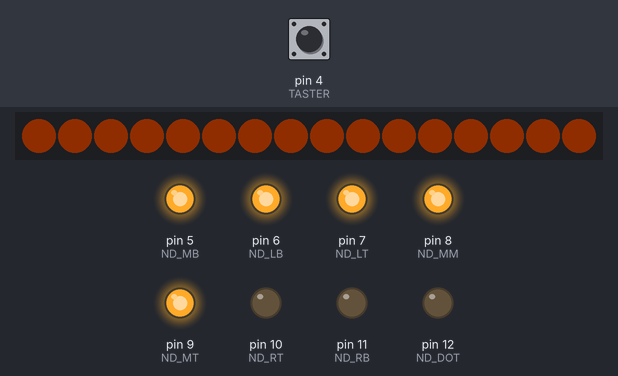
Recording of a sketch running on a simulated Arduino Uno, built with avr-gcc and run on an emulated ATmega328P. Parts: 16 RGB LEDs in strip order, left to right, output pins drawn as LEDs (lit = HIGH). Dashed ring = blinking. Inputs (shaded band) come from the test bench; at power-on: pin 4 (TASTER) LOW. Dim RGB values are drawn brighter than linear.

Above: at 0.89 s.
1.3 s: pin 4 (TASTER) pulled HIGH for 0.15 s
At 2.3 s:
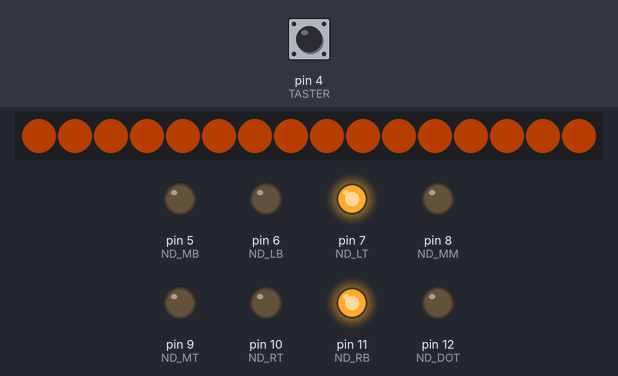
4.4 s: pin 4 (TASTER) pulled HIGH for 3.2 s
At 8.1 s:
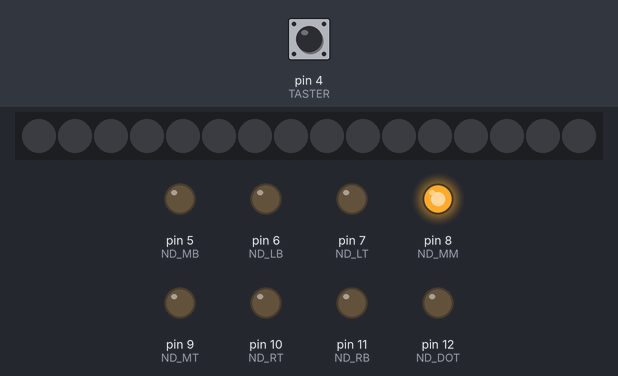
9.1 s: pin 4 (TASTER) pulled HIGH for 0.15 s
At 9.32 s:
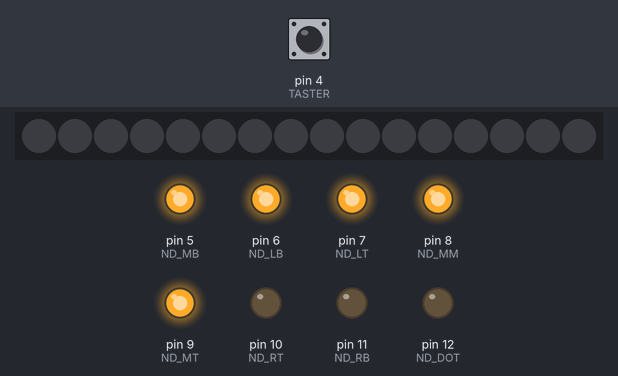
9.8 s: pin 4 (TASTER) pulled HIGH for 3.2 s
At 11.21 s:
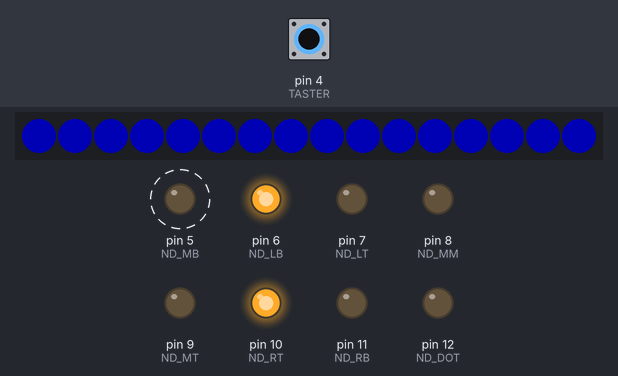
13.6 s: pin 4 (TASTER) pulled HIGH for 1 s
At 15.4 s:
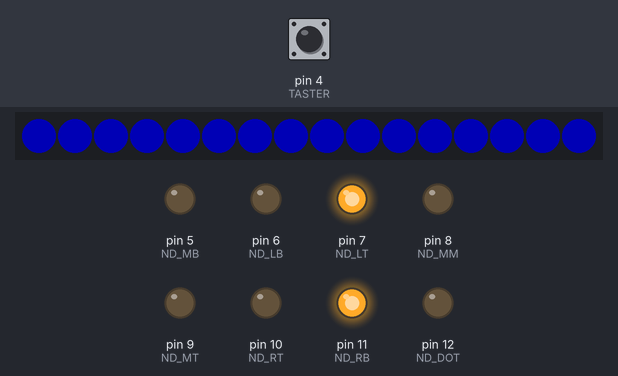
17.6 s: pin 4 (TASTER) driven HIGH
At 21.25 s:
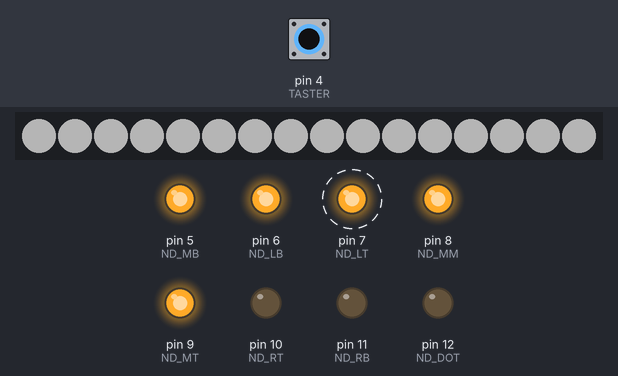
Timing chart, 0 to 21.6 s (numbered marks = the images above; inputs shaded):
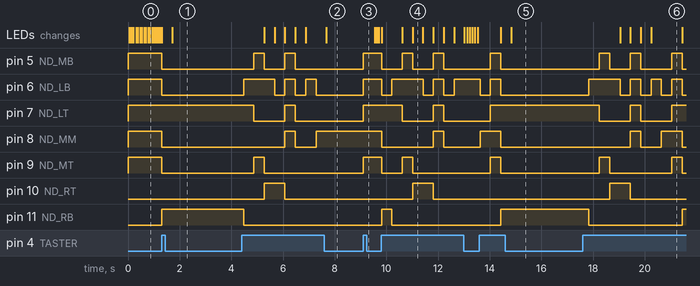

The sketch:

led_dpsg_sign.ino
```cpp
#include <Adafruit_NeoPixel.h>
//#include <cmath>

#ifdef __AVR__
  #include <avr/power.h>
#endif

#define NEOPIN         3
#define NUMPIXELS      16

// ********************
// * Variables
// ********************
boolean const debug = false;
int ND_MT = 9;
int ND_MM = 8;
int ND_MB = 5;
int ND_LT = 7;
int ND_LB = 6;
int ND_RT = 10;
int ND_RB = 11;
int ND_DOT = 12;
int TASTER = 4;
int mode = 1;
int mode2ArrCount = 0;
uint32_t mode2Arr[5];

uint32_t cOrange = 0;
uint32_t cBlue = 0;
uint32_t cGreen = 0;
uint32_t cRed = 0;
uint32_t cYellow = 0;
uint32_t cBlack = 0;
uint32_t cWhite = 0;


Adafruit_NeoPixel pixels = Adafruit_NeoPixel(NUMPIXELS, NEOPIN, NEO_GRB + NEO_KHZ800);

// ********************
// Forward declarations
// ********************
void mode1Run();
uint32_t Wheel(byte WheelPos);
boolean readKey();
void reset();
void nummer_0();
void nummer_1();
void nummer_2();
void nummer_3();
void nummer_4();
void nummer_5();
void nummer_6();
void nummer_7();
void nummer_8();
void nummer_9();
void modeSetColor(uint32_t c);

// ********************
// * Setup
// ********************
void setup() {
  pinMode(ND_MT, OUTPUT);
  pinMode(ND_MM, OUTPUT);
  pinMode(ND_MB, OUTPUT);
  pinMode(ND_LT, OUTPUT);
  pinMode(ND_LB, OUTPUT);
  pinMode(ND_RT, OUTPUT);
  pinMode(ND_RB, OUTPUT);
  pinMode(ND_DOT, OUTPUT);
  pinMode(TASTER,INPUT);
  reset();
  if (debug) { Serial.begin(9600); }
  pixels.begin(); // This initializes the NeoPixel library.
  pixels.show();
  pixels.setBrightness(64);

  cOrange = pixels.Color(255,88,0);
  cBlue   = pixels.Color(0,0,255);
  cGreen  = pixels.Color(0,255,0);
  cRed    = pixels.Color(255,0,0);
  cYellow = pixels.Color(255,255,0);
  cBlack  = pixels.Color(0,0,0);
  cWhite  = pixels.Color(255,255,255);

  mode2Arr[0] = cOrange;
  mode2Arr[1] = cBlue;
  mode2Arr[2] = cGreen;
  mode2Arr[3] = cRed;
  mode2Arr[4] = cYellow;

  mode = 1;
  nummer_1();
}

// ********************
// * Loop
// ********************
void loop() {
  readKey();
  switch(mode)
  {
    case 0:
      modeSetColor(cBlack);
      break;
    case 1:
      mode1Run();
      break;
    case 2:
      mode2ArrCount = mode2ArrCount>=5 ? 0 : mode2ArrCount;
      for(int i=0; i<19; i++)
      {
        modeSetColor(mode2Arr[mode2ArrCount]);
        delay(250);
        if (readKey()) { break; }
      }
      mode2ArrCount++;
      break;
    case 3:
      modeSetColor(cOrange);
      break;
    case 4:
      modeSetColor(cBlue);
      break;
    case 5:
      modeSetColor(cGreen);
      break;
    case 6:
      modeSetColor(cRed);
      break;
    case 7:
      modeSetColor(cYellow);
      break;
    case 8:
      modeSetColor(cWhite);
      break;
    case 9:
      for(uint16_t j=0; j<256; j++) {
        for(uint16_t i=0; i<pixels.numPixels(); i++) {
          pixels.setPixelColor(i, Wheel((i+j) & 255));
        }
        if (readKey()) { break; }
        pixels.show();
        delay(100);
      }
      break;
    default:
      break;
  }
}

void mode1Run()
{
  // Orange
  for(int i=0; i<255; i=i+2)
  {
     modeSetColor(pixels.Color(i, round(((float)i)*88/255.0f),0));
     if (readKey()) { return; }
     delay(25);
  }
  for(int i=0; i<19; i++)
  {
    modeSetColor(cOrange);
    delay(250);
    if (readKey()) { return; }
  }
  for(int i=255; i>0; i=i-2)
  {
     modeSetColor(pixels.Color(i, round(((float)i)*88/255.0f),0));
     if (readKey()) { return; }
     delay(25);
  }

  // Blue
  for(int i=0; i<255; i=i+2)
  {
     modeSetColor(pixels.Color(0,0,i));
     if (readKey()) { return; }
     delay(25);
  }
  for(int i=0; i<19; i++)
  {
    modeSetColor(cBlue);
    delay(250);
    if (readKey()) { return; }
  }
  for(int i=255; i>0; i=i-2)
  {
     modeSetColor(pixels.Color(0,0,i));
     if (readKey()) { return; }
     delay(25);
  }

  // Green
  for(int i=0; i<255; i=i+2)
  {
     modeSetColor(pixels.Color(0,i,0));
     if (readKey()) { return; }
     delay(25);
  }
  for(int i=0; i<19; i++)
  {
    modeSetColor(cGreen);
    delay(250);
    if (readKey()) { return; }
  }
  for(int i=255; i>0; i=i-2)
  {
     modeSetColor(pixels.Color(0,i,0));
     if (readKey()) { return; }
     delay(25);
  }

  // Red
  for(int i=0; i<255; i=i+2)
  {
     modeSetColor(pixels.Color(i,0,0));
     if (readKey()) { return; }
     delay(25);
  }
  for(int i=0; i<19; i++)
  {
    modeSetColor(cRed);
    delay(250);
    if (readKey()) { return; }
  }
  for(int i=255; i>0; i=i-2)
  {
     modeSetColor(pixels.Color(i,0,0));
     if (readKey()) { return; }
     delay(25);
  }

  // Yellow
  for(int i=0; i<255; i=i+2)
  {
     modeSetColor(pixels.Color(i,i,0));
     if (readKey()) { return; }
     delay(25);
  }
  for(int i=0; i<19; i++)
  {
    modeSetColor(cYellow);
    delay(250);
    if (readKey()) { return; }
  }
  for(int i=255; i>0; i=i-2)
  {
     modeSetColor(pixels.Color(i,i,0));
     if (readKey()) { return; }
     delay(25);
  }

  for(int i=0; i<100; i++)
  {
    modeSetColor(cBlack);
    if (readKey()) { return; }
    delay(25);
  }
}

uint32_t Wheel(byte WheelPos) {
  WheelPos = 255 - WheelPos;
  if(WheelPos < 85) {
    return pixels.Color(255 - WheelPos * 3, 0, WheelPos * 3);
  }
  if(WheelPos < 170) {
    WheelPos -= 85;
    return pixels.Color(0, WheelPos * 3, 255 - WheelPos * 3);
  }
  WheelPos -= 170;
  return pixels.Color(WheelPos * 3, 255 - WheelPos * 3, 0);
}

boolean readKey()
{
  int tmpRead = digitalRead(TASTER);
  if (debug) { Serial.println(tmpRead); }
  if (1 == tmpRead)
  {
    mode++;
    mode = mode > 9 ? 0 : mode;
    reset();
    switch(mode)
    {
      case 0:
        nummer_0();
        break;
      case 1:
        nummer_1();
        break;
      case 2:
        nummer_2();
        break;
      case 3:
        nummer_3();
        break;
      case 4:
        nummer_4();
        break;
      case 5:
        nummer_5();
        break;
      case 6:
        nummer_6();
        break;
      case 7:
        nummer_7();
        break;
      case 8:
        nummer_8();
        break;
      case 9:
        nummer_9();
        break;
      default:
        break;
    }
    delay(400);
    return true;
  }
  return false;
}

void reset()
{
  digitalWrite(ND_MT, HIGH);
  digitalWrite(ND_MM, HIGH);
  digitalWrite(ND_MB, HIGH);
  digitalWrite(ND_LT, HIGH);
  digitalWrite(ND_LB, HIGH);
  digitalWrite(ND_RT, HIGH);
  digitalWrite(ND_RB, HIGH);
  digitalWrite(ND_DOT, LOW);
}

void nummer_0()
{
  digitalWrite(ND_RT, LOW);
  digitalWrite(ND_RB, LOW);
  digitalWrite(ND_LT, LOW);
  digitalWrite(ND_LB, LOW);
  digitalWrite(ND_MT, LOW);
  digitalWrite(ND_MB, LOW);
}

void nummer_1()
{
  digitalWrite(ND_RT, LOW);
  digitalWrite(ND_RB, LOW);
}

void nummer_2()
{
  digitalWrite(ND_MT, LOW);
  digitalWrite(ND_RT, LOW);
  digitalWrite(ND_MM, LOW);
  digitalWrite(ND_LB, LOW);
  digitalWrite(ND_MB, LOW);
}

void nummer_3()
{
  digitalWrite(ND_MT, LOW);
  digitalWrite(ND_RT, LOW);
  digitalWrite(ND_MM, LOW);
  digitalWrite(ND_RB, LOW);
  digitalWrite(ND_MB, LOW);
}

void nummer_4()
{
  digitalWrite(ND_LT, LOW);
  digitalWrite(ND_RT, LOW);
  digitalWrite(ND_MM, LOW);
  digitalWrite(ND_RB, LOW);
}

void nummer_5()
{
  digitalWrite(ND_LT, LOW);
  digitalWrite(ND_MT, LOW);
  digitalWrite(ND_MM, LOW);
  digitalWrite(ND_RB, LOW);
  digitalWrite(ND_MB, LOW);
}
void nummer_6()
{
  digitalWrite(ND_LT, LOW);
  digitalWrite(ND_LB, LOW);
  digitalWrite(ND_MT, LOW);
  digitalWrite(ND_MM, LOW);
  digitalWrite(ND_MB, LOW);
  digitalWrite(ND_RB, LOW);
}

void nummer_7()
{
  digitalWrite(ND_MT, LOW);
  digitalWrite(ND_RT, LOW);
  digitalWrite(ND_RB, LOW);
}

void nummer_8()
{
  digitalWrite(ND_MT, LOW);
  digitalWrite(ND_MM, LOW);
  digitalWrite(ND_MB, LOW);
  digitalWrite(ND_LT, LOW);
  digitalWrite(ND_LB, LOW);
  digitalWrite(ND_RT, LOW);
  digitalWrite(ND_RB, LOW);
}

void nummer_9()
{
  digitalWrite(ND_LT, LOW);
  digitalWrite(ND_MT, LOW);
  digitalWrite(ND_MM, LOW);
  digitalWrite(ND_MB, LOW);
  digitalWrite(ND_RT, LOW);
  digitalWrite(ND_RB, LOW);
}

void modeSetColor(uint32_t c)
{
  for(int i=0; i<NUMPIXELS;i++)
  {
    pixels.setPixelColor(i, c);
  }
  pixels.show();
}
```

Measured:
- after the input at 1.3 s, pin 5 (ND_MB), pin 6 (ND_LB), pin 8 (ND_MM), pin 9 (ND_MT): HIGH → LOW at once; pin 11 (ND_RB): LOW → HIGH at once
- after the input at 4.4 s, pin 5 (ND_MB): alternates HIGH for 0.40 s and LOW for 0.80 s, 4 changes in all, then stays LOW, starting after 0.47 s; pin 6 (ND_LB): LOW → HIGH after 0.07 s, then repeats every 0.80 s: LOW 0.40 s, HIGH 0.40 s, until it stays LOW from 7.3 s
- after the input at 9.1 s, pin 5 (ND_MB), pin 6 (ND_LB), pin 7 (ND_LT), pin 9 (ND_MT): LOW → HIGH at once
- after the input at 9.8 s, pin 5 (ND_MB): alternates HIGH for 0.40 s and LOW for 0.80 s, starting at once; pin 6 (ND_LB): goes LOW 0.40 s, HIGH 1.2 s, LOW 0.40 s, HIGH 0.40 s, LOW 0.40 s, then HIGH, starting at once
- after the input at 13.6 s, pin 5 (ND_MB): LOW → HIGH after 0.43 s, → LOW 0.40 s later; pin 6 (ND_LB): HIGH → LOW at once, → HIGH 0.40 s later, → LOW 0.40 s later
- after the input at 17.6 s, pin 5 (ND_MB): goes HIGH 0.40 s, LOW 0.80 s, HIGH 0.40 s, LOW 1.2 s, HIGH 0.40 s, then LOW, starting after 0.64 s; pin 6 (ND_LB): LOW → HIGH after 0.24 s, then repeats every 0.80 s: LOW 0.40 s, HIGH 0.40 s
- what the display in image 4 shows lasts 0.4 s, from 11.0 s to 11.4 s
